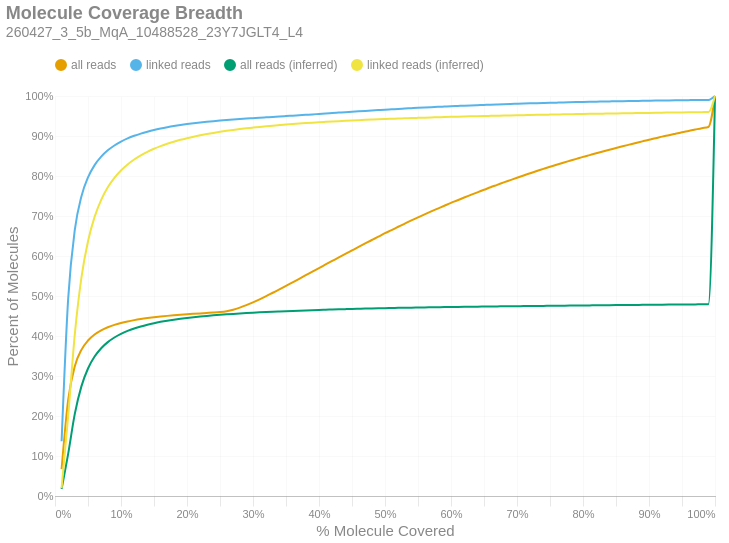

Write notebook code for a chart like this one.
### Markdown cell above
### Molecule Read Coverage
This chart shows molecule coverage breadth as computed by the number of bases aligned to that molecule. In other words, "*how much of each unique long molecule is actually sequenced/aligned?*" Keep in mind there is a distinction between sequences and alignments, since some sequences belonging to a particular molecule may not align well and wouldn't appear in the alignment data. This chart also shows molecule coverage breadth as computed by the *inferred fragment* from which the aligned sequences originate. Unlike read coverage, this calculation takes into account the total insert size, including unsequenced gaps between the forward and reverse reads. Like the previous figures, these are cumulative percents.

### Code cell
if SKIPLR:
    print_html(f"Skipped")
else:
    binned_df = consolidated_hist(valids['coverage_bp'], mask, 0.01, True)
    binned_df_inf = consolidated_hist(valids['coverage_inserts'], mask, 0.01, True)
    binned_df = binned_df.with_columns(pl.lit(binned_df_inf['all reads (cumsum)']).alias('all reads (inferred)'))
    binned_df = binned_df.with_columns(pl.lit(binned_df_inf['linked reads (cumsum)']).alias('linked reads (inferred)'))
    binned_df = binned_df.with_columns(
        (pl.col('bin').cast(pl.Float64) + 0.01).alias('right_edge')
    )

    with SafeRender(binned_df):
        (
            density_plot(binned_df, 'Molecule Coverage Breadth', samplename, 'molcov', ['all reads (inferred)','linked reads (inferred)'])
            .encode(
                #x=alt.X('bin:Q', title="% Molecule Covered").axis(format = '%').scale(padding=0),
                x=alt.X('right_edge:Q', title="% Molecule Covered").axis(format='%').scale(padding=0),
                y=alt.Y('value:Q', title='Percent of Molecules')
                    .axis(format='%')
                    .stack(False)
                    .scale(domainMin=0, padding=0),
                color=alt.Color("key:N").scale(domain = ["all reads", "linked reads", "all reads (inferred)", "linked reads (inferred)"]),
                tooltip = [
                    alt.Tooltip("key:N", title = "Data Type"),
                    alt.Tooltip("range_label:N", title="% Molecule Covered"),
                    alt.Tooltip("value:Q", format = ".2%", title="% Molecules")
                ]
            )
        ).display()

### Figure 1 — Vega-Lite specification as saved in the notebook (floating-point values rounded to 4 significant figures)
{"width": "container", "height": 400, "config": {"title": {"anchor": "start", "dy": -15, "fontSize": 18, "color": "#888888", "subtitleColor": "#888888", "subtitleFontSize": 14}, "arc": {"fill": "#0072B2"}, "axis": {"domainColor": "#888888", "domainWidth": 0.5, "gridWidth": 0.2, "grid": false, "titleFontWeight": 400, "titleFontSize": 15, "labelFontSize": 11, "labelColor": "#888888", "tickColor": "#888888", "tickWidth": 0.2, "titleColor": "#888888"}, "axisBand": {"grid": false}, "axisX": {"grid": true, "tickSize": 10, "domainCap": "round"}, "axisY": {"domain": false, "grid": true, "tickSize": 0, "domainCap": "round"}, "background": "transparent", "header": {"labelFontSize": 15, "labelColor": "#888888", "titleFontSize": 15, "titleFontWeight": 600, "titleColor": "#888888"}, "legend": {"labelFont": "sans-serif", "labelFontSize": 12, "labelColor": "#888888", "symbolSize": 100, "symbolType": "circle", "titleFontSize": 12, "titlePadding": 10, "titleColor": "#888888", "title": null, "orient": "top"}, "range": {"category": ["#E69F00", "#56B4E9", "#009E73", "#F0E442", "#0072B2", "#D55E00", "#CC79A7", "#000000"], "diverging": ["#cfe8f3", "#a2d4ec", "#73bfe2", "#46abdb", "#1696d2", "#12719e"]}, "area": {"fill": "#0072B2", "fillOpacity": 0.7, "line": true, "strokeOpacity": 0.7}, "line": {"color": "#0072B2", "stroke": "#0072B2", "strokeWidth": 2}, "trail": {"color": "#0072B2", "stroke": "#0072B2", "strokeWidth": 0, "size": 1}, "point": {"filled": true, "fillOpacity": 1.0, "size": 95}, "text": {"color": "#888888", "fontSize": 11, "align": "right", "fontWeight": 400, "size": 11}, "bar": {"fill": "#0072B2", "stroke": null}, "view": {"stroke": null, "continuousWidth": 660, "continuousHeight": 400}}, "data": {"name": "data-03aa9781b0d9a5cac8310c9c8894a190"}, "mark": {"type": "line", "interpolate": "monotone", "point": {"opacity": 0, "size": 275}}, "encoding": {"color": {"field": "key", "scale": {"domain": ["all reads", "linked reads", "all reads (inferred)", "linked reads (inferred)"]}, "type": "nominal"}, "tooltip": [{"field": "key", "title": "Data Type", "type": "nominal"}, {"field": "range_label", "title": "% Molecule Covered", "type": "nominal"}, {"field": "value", "format": ".2%", "title": "% Molecules", "type": "quantitative"}], "x": {"axis": {"format": "%"}, "field": "right_edge", "scale": {"padding": 0}, "title": "% Molecule Covered", "type": "quantitative"}, "y": {"axis": {"format": "%"}, "field": "value", "scale": {"domainMin": 0, "padding": 0}, "stack": false, "title": "Percent of Molecules", "type": "quantitative"}}, "params": [{"name": "param_c36ac31b6afebe62", "select": {"type": "point", "fields": ["key"]}, "bind": "legend"}], "title": {"text": "Molecule Coverage Breadth", "subtitle": "260427_3_5b_MqA_10488528_23Y7JGLT4_L4"}, "transform": [{"fold": ["all reads (cumsum)", "linked reads (cumsum)", "all reads (inferred)", "linked reads (inferred)"]}, {"calculate": "replace(datum.key, ' (cumsum)', '')", "as": "key"}, {"filter": {"param": "param_c36ac31b6afebe62"}}], "usermeta": {"embedOptions": {"downloadFileName": "260427_3_5b_MqA_10488528_23Y7JGLT4_L4.molcov"}}, "$schema": "https://vega.github.io/schema/vega-lite/v6.4.1.json", "datasets": {"data-03aa9781b0d9a5cac8310c9c8894a190": [{"bin": "0.0", "interval": "0.0-0.01", "all reads": 0.06709, "linked reads": 0.1369, "all reads (cumsum)": 0.06709, "linked reads (cumsum)": 0.1369, "range_label": "0.0-0.01", "all reads (inferred)": 0.01765, "linked reads (inferred)": 0.01971, "right_edge": 0.01}, {"bin": "0.01", "interval": "0.01-0.02", "all reads": 0.174, "linked reads": 0.3572, "all reads (cumsum)": 0.2411, "linked reads (cumsum)": 0.4941, "range_label": "0.01-0.02", "all reads (inferred)": 0.106, "linked reads (inferred)": 0.2003, "right_edge": 0.02}, {"bin": "0.02", "interval": "0.02-0.03", "all reads": 0.08341, "linked reads": 0.1711, "all reads (cumsum)": 0.3245, "linked reads (cumsum)": 0.6652, "range_label": "0.02-0.03", "all reads (inferred)": 0.2053, "linked reads (inferred)": 0.4042, "right_edge": 0.03}, {"bin": "0.03", "interval": "0.03-0.04", "all reads": 0.04089, "linked reads": 0.0837, "all reads (cumsum)": 0.3654, "linked reads (cumsum)": 0.7489, "range_label": "0.03-0.04", "all reads (inferred)": 0.274, "linked reads (inferred)": 0.5453, "right_edge": 0.04}, {"bin": "0.04", "interval": "0.04-0.05", "all reads": 0.02329, "linked reads": 0.04765, "all reads (cumsum)": 0.3887, "linked reads (cumsum)": 0.7966, "range_label": "0.04-0.05", "all reads (inferred)": 0.3188, "linked reads (inferred)": 0.6367, "right_edge": 0.05}, {"bin": "0.05", "interval": "0.05-0.06", "all reads": 0.01501, "linked reads": 0.03067, "all reads (cumsum)": 0.4037, "linked reads (cumsum)": 0.8272, "range_label": "0.05-0.06", "all reads (inferred)": 0.3486, "linked reads (inferred)": 0.6977, "right_edge": 0.06}, {"bin": "0.06", "interval": "0.06-0.07", "all reads": 0.0104, "linked reads": 0.02121, "all reads (cumsum)": 0.4141, "linked reads (cumsum)": 0.8484, "range_label": "0.06-0.07", "all reads (inferred)": 0.3695, "linked reads (inferred)": 0.7405, "right_edge": 0.07}, {"bin": "0.07", "interval": "0.07-0.08", "all reads": 0.007705, "linked reads": 0.01567, "all reads (cumsum)": 0.4218, "linked reads (cumsum)": 0.8641, "range_label": "0.07-0.08", "all reads (inferred)": 0.3847, "linked reads (inferred)": 0.7717, "right_edge": 0.08}, {"bin": "0.08", "interval": "0.08-0.09", "all reads": 0.005989, "linked reads": 0.01214, "all reads (cumsum)": 0.4278, "linked reads (cumsum)": 0.8763, "range_label": "0.08-0.09", "all reads (inferred)": 0.3963, "linked reads (inferred)": 0.7952, "right_edge": 0.09}, {"bin": "0.09", "interval": "0.09-0.1", "all reads": 0.004779, "linked reads": 0.00971, "all reads (cumsum)": 0.4326, "linked reads (cumsum)": 0.886, "range_label": "0.09-0.1", "all reads (inferred)": 0.4054, "linked reads (inferred)": 0.8137, "right_edge": 0.1}, {"bin": "0.1", "interval": "0.1-0.11", "all reads": 0.003892, "linked reads": 0.007908, "all reads (cumsum)": 0.4365, "linked reads (cumsum)": 0.8939, "range_label": "0.1-0.11", "all reads (inferred)": 0.4128, "linked reads (inferred)": 0.8288, "right_edge": 0.11}, {"bin": "0.11", "interval": "0.11-0.12", "all reads": 0.003248, "linked reads": 0.006594, "all reads (cumsum)": 0.4397, "linked reads (cumsum)": 0.9005, "range_label": "0.11-0.12", "all reads (inferred)": 0.4188, "linked reads (inferred)": 0.8411, "right_edge": 0.12}, {"bin": "0.12", "interval": "0.12-0.13", "all reads": 0.002741, "linked reads": 0.005571, "all reads (cumsum)": 0.4425, "linked reads (cumsum)": 0.906, "range_label": "0.12-0.13", "all reads (inferred)": 0.4239, "linked reads (inferred)": 0.8516, "right_edge": 0.13}, {"bin": "0.13", "interval": "0.13-0.14", "all reads": 0.002356, "linked reads": 0.004773, "all reads (cumsum)": 0.4448, "linked reads (cumsum)": 0.9108, "range_label": "0.13-0.14", "all reads (inferred)": 0.4283, "linked reads (inferred)": 0.8605, "right_edge": 0.14}, {"bin": "0.14", "interval": "0.14-0.15", "all reads": 0.002095, "linked reads": 0.004231, "all reads (cumsum)": 0.4469, "linked reads (cumsum)": 0.915, "range_label": "0.14-0.15", "all reads (inferred)": 0.4321, "linked reads (inferred)": 0.8681, "right_edge": 0.15}, {"bin": "0.15", "interval": "0.15-0.16", "all reads": 0.001799, "linked reads": 0.003632, "all reads (cumsum)": 0.4487, "linked reads (cumsum)": 0.9187, "range_label": "0.15-0.16", "all reads (inferred)": 0.4354, "linked reads (inferred)": 0.8748, "right_edge": 0.16}, {"bin": "0.16", "interval": "0.16-0.17", "all reads": 0.001607, "linked reads": 0.003224, "all reads (cumsum)": 0.4503, "linked reads (cumsum)": 0.9219, "range_label": "0.16-0.17", "all reads (inferred)": 0.4382, "linked reads (inferred)": 0.8806, "right_edge": 0.17}, {"bin": "0.17", "interval": "0.17-0.18", "all reads": 0.001479, "linked reads": 0.002939, "all reads (cumsum)": 0.4518, "linked reads (cumsum)": 0.9248, "range_label": "0.17-0.18", "all reads (inferred)": 0.4408, "linked reads (inferred)": 0.8858, "right_edge": 0.18}, {"bin": "0.18", "interval": "0.18-0.19", "all reads": 0.00133, "linked reads": 0.002607, "all reads (cumsum)": 0.4531, "linked reads (cumsum)": 0.9274, "range_label": "0.18-0.19", "all reads (inferred)": 0.4431, "linked reads (inferred)": 0.8904, "right_edge": 0.19}, {"bin": "0.19", "interval": "0.19-0.2", "all reads": 0.001194, "linked reads": 0.002293, "all reads (cumsum)": 0.4543, "linked reads (cumsum)": 0.9297, "range_label": "0.19-0.2", "all reads (inferred)": 0.4451, "linked reads (inferred)": 0.8946, "right_edge": 0.2}, {"bin": "0.2", "interval": "0.2-0.21", "all reads": 0.001111, "linked reads": 0.002078, "all reads (cumsum)": 0.4554, "linked reads (cumsum)": 0.9318, "range_label": "0.2-0.21", "all reads (inferred)": 0.447, "linked reads (inferred)": 0.8984, "right_edge": 0.21}, {"bin": "0.21", "interval": "0.21-0.22", "all reads": 0.001079, "linked reads": 0.001936, "all reads (cumsum)": 0.4565, "linked reads (cumsum)": 0.9338, "range_label": "0.21-0.22", "all reads (inferred)": 0.4487, "linked reads (inferred)": 0.9018, "right_edge": 0.22}, {"bin": "0.22", "interval": "0.22-0.23", "all reads": 0.001042, "linked reads": 0.001746, "all reads (cumsum)": 0.4576, "linked reads (cumsum)": 0.9355, "range_label": "0.22-0.23", "all reads (inferred)": 0.4502, "linked reads (inferred)": 0.9049, "right_edge": 0.23}, {"bin": "0.23", "interval": "0.23-0.24", "all reads": 0.001093, "linked reads": 0.00159, "all reads (cumsum)": 0.4587, "linked reads (cumsum)": 0.9371, "range_label": "0.23-0.24", "all reads (inferred)": 0.4516, "linked reads (inferred)": 0.9078, "right_edge": 0.24}, {"bin": "0.24", "interval": "0.24-0.25", "all reads": 0.001387, "linked reads": 0.001492, "all reads (cumsum)": 0.46, "linked reads (cumsum)": 0.9386, "range_label": "0.24-0.25", "all reads (inferred)": 0.4529, "linked reads (inferred)": 0.9104, "right_edge": 0.25}, {"bin": "0.25", "interval": "0.25-0.26", "all reads": 0.002109, "linked reads": 0.001361, "all reads (cumsum)": 0.4621, "linked reads (cumsum)": 0.9399, "range_label": "0.25-0.26", "all reads (inferred)": 0.4542, "linked reads (inferred)": 0.9129, "right_edge": 0.26}, {"bin": "0.26", "interval": "0.26-0.27", "all reads": 0.00363, "linked reads": 0.001275, "all reads (cumsum)": 0.4658, "linked reads (cumsum)": 0.9412, "range_label": "0.26-0.27", "all reads (inferred)": 0.4553, "linked reads (inferred)": 0.9151, "right_edge": 0.27}, {"bin": "0.27", "interval": "0.27-0.28", "all reads": 0.005185, "linked reads": 0.001198, "all reads (cumsum)": 0.471, "linked reads (cumsum)": 0.9424, "range_label": "0.27-0.28", "all reads (inferred)": 0.4563, "linked reads (inferred)": 0.9173, "right_edge": 0.28}, {"bin": "0.28", "interval": "0.28-0.29", "all reads": 0.006176, "linked reads": 0.001147, "all reads (cumsum)": 0.4771, "linked reads (cumsum)": 0.9436, "range_label": "0.28-0.29", "all reads (inferred)": 0.4573, "linked reads (inferred)": 0.9192, "right_edge": 0.29}, {"bin": "0.29", "interval": "0.29-0.3", "all reads": 0.006984, "linked reads": 0.001075, "all reads (cumsum)": 0.4841, "linked reads (cumsum)": 0.9446, "range_label": "0.29-0.3", "all reads (inferred)": 0.4582, "linked reads (inferred)": 0.921, "right_edge": 0.3}, {"bin": "0.3", "interval": "0.3-0.31", "all reads": 0.007515, "linked reads": 0.001082, "all reads (cumsum)": 0.4916, "linked reads (cumsum)": 0.9457, "range_label": "0.3-0.31", "all reads (inferred)": 0.4591, "linked reads (inferred)": 0.9228, "right_edge": 0.31}, {"bin": "0.31", "interval": "0.31-0.32", "all reads": 0.008053, "linked reads": 0.001017, "all reads (cumsum)": 0.4997, "linked reads (cumsum)": 0.9467, "range_label": "0.31-0.32", "all reads (inferred)": 0.4599, "linked reads (inferred)": 0.9244, "right_edge": 0.32}, {"bin": "0.32", "interval": "0.32-0.33", "all reads": 0.008461, "linked reads": 0.001019, "all reads (cumsum)": 0.5082, "linked reads (cumsum)": 0.9478, "range_label": "0.32-0.33", "all reads (inferred)": 0.4606, "linked reads (inferred)": 0.9259, "right_edge": 0.33}, {"bin": "0.33", "interval": "0.33-0.34", "all reads": 0.008437, "linked reads": 0.000995, "all reads (cumsum)": 0.5166, "linked reads (cumsum)": 0.9488, "range_label": "0.33-0.34", "all reads (inferred)": 0.4613, "linked reads (inferred)": 0.9273, "right_edge": 0.34}, {"bin": "0.34", "interval": "0.34-0.35", "all reads": 0.008688, "linked reads": 0.001049, "all reads (cumsum)": 0.5253, "linked reads (cumsum)": 0.9498, "range_label": "0.34-0.35", "all reads (inferred)": 0.462, "linked reads (inferred)": 0.9286, "right_edge": 0.35}, {"bin": "0.35", "interval": "0.35-0.36", "all reads": 0.008842, "linked reads": 0.001063, "all reads (cumsum)": 0.5341, "linked reads (cumsum)": 0.9509, "range_label": "0.35-0.36", "all reads (inferred)": 0.4627, "linked reads (inferred)": 0.9299, "right_edge": 0.36}, {"bin": "0.36", "interval": "0.36-0.37", "all reads": 0.00882, "linked reads": 0.001054, "all reads (cumsum)": 0.5429, "linked reads (cumsum)": 0.9519, "range_label": "0.36-0.37", "all reads (inferred)": 0.4634, "linked reads (inferred)": 0.9311, "right_edge": 0.37}, {"bin": "0.37", "interval": "0.37-0.38", "all reads": 0.009013, "linked reads": 0.001059, "all reads (cumsum)": 0.552, "linked reads (cumsum)": 0.953, "range_label": "0.37-0.38", "all reads (inferred)": 0.464, "linked reads (inferred)": 0.9322, "right_edge": 0.38}, {"bin": "0.38", "interval": "0.38-0.39", "all reads": 0.008954, "linked reads": 0.001046, "all reads (cumsum)": 0.5609, "linked reads (cumsum)": 0.954, "range_label": "0.38-0.39", "all reads (inferred)": 0.4646, "linked reads (inferred)": 0.9333, "right_edge": 0.39}, {"bin": "0.39", "interval": "0.39-0.4", "all reads": 0.009074, "linked reads": 0.001117, "all reads (cumsum)": 0.57, "linked reads (cumsum)": 0.9551, "range_label": "0.39-0.4", "all reads (inferred)": 0.4652, "linked reads (inferred)": 0.9344, "right_edge": 0.4}, {"bin": "0.4", "interval": "0.4-0.41", "all reads": 0.008801, "linked reads": 0.001097, "all reads (cumsum)": 0.5788, "linked reads (cumsum)": 0.9562, "range_label": "0.4-0.41", "all reads (inferred)": 0.4657, "linked reads (inferred)": 0.9353, "right_edge": 0.41}, {"bin": "0.41", "interval": "0.41-0.42", "all reads": 0.008832, "linked reads": 0.001124, "all reads (cumsum)": 0.5876, "linked reads (cumsum)": 0.9574, "range_label": "0.41-0.42", "all reads (inferred)": 0.4662, "linked reads (inferred)": 0.9363, "right_edge": 0.42}, {"bin": "0.42", "interval": "0.42-0.43", "all reads": 0.008879, "linked reads": 0.001116, "all reads (cumsum)": 0.5965, "linked reads (cumsum)": 0.9585, "range_label": "0.42-0.43", "all reads (inferred)": 0.4667, "linked reads (inferred)": 0.9372, "right_edge": 0.43}, {"bin": "0.43", "interval": "0.43-0.44", "all reads": 0.008699, "linked reads": 0.001118, "all reads (cumsum)": 0.6052, "linked reads (cumsum)": 0.9596, "range_label": "0.43-0.44", "all reads (inferred)": 0.4672, "linked reads (inferred)": 0.938, "right_edge": 0.44}, {"bin": "0.44", "interval": "0.44-0.45", "all reads": 0.008769, "linked reads": 0.001094, "all reads (cumsum)": 0.614, "linked reads (cumsum)": 0.9607, "range_label": "0.44-0.45", "all reads (inferred)": 0.4677, "linked reads (inferred)": 0.9388, "right_edge": 0.45}, {"bin": "0.45", "interval": "0.45-0.46", "all reads": 0.008767, "linked reads": 0.001063, "all reads (cumsum)": 0.6227, "linked reads (cumsum)": 0.9618, "range_label": "0.45-0.46", "all reads (inferred)": 0.4681, "linked reads (inferred)": 0.9396, "right_edge": 0.46}, {"bin": "0.46", "interval": "0.46-0.47", "all reads": 0.008618, "linked reads": 0.001042, "all reads (cumsum)": 0.6313, "linked reads (cumsum)": 0.9628, "range_label": "0.46-0.47", "all reads (inferred)": 0.4685, "linked reads (inferred)": 0.9404, "right_edge": 0.47}, {"bin": "0.47", "interval": "0.47-0.48", "all reads": 0.008672, "linked reads": 0.00102, "all reads (cumsum)": 0.64, "linked reads (cumsum)": 0.9638, "range_label": "0.47-0.48", "all reads (inferred)": 0.4689, "linked reads (inferred)": 0.9411, "right_edge": 0.48}, {"bin": "0.48", "interval": "0.48-0.49", "all reads": 0.008197, "linked reads": 0.001009, "all reads (cumsum)": 0.6482, "linked reads (cumsum)": 0.9648, "range_label": "0.48-0.49", "all reads (inferred)": 0.4693, "linked reads (inferred)": 0.9418, "right_edge": 0.49}, {"bin": "0.49", "interval": "0.49-0.5", "all reads": 0.008958, "linked reads": 0.001005, "all reads (cumsum)": 0.6572, "linked reads (cumsum)": 0.9658, "range_label": "0.49-0.5", "all reads (inferred)": 0.4697, "linked reads (inferred)": 0.9425, "right_edge": 0.5}, {"bin": "0.5", "interval": "0.5-0.51", "all reads": 0.007545, "linked reads": 0.0009318, "all reads (cumsum)": 0.6647, "linked reads (cumsum)": 0.9668, "range_label": "0.5-0.51", "all reads (inferred)": 0.47, "linked reads (inferred)": 0.9431, "right_edge": 0.51}, {"bin": "0.51", "interval": "0.51-0.52", "all reads": 0.008361, "linked reads": 0.0009545, "all reads (cumsum)": 0.6731, "linked reads (cumsum)": 0.9677, "range_label": "0.51-0.52", "all reads (inferred)": 0.4703, "linked reads (inferred)": 0.9437, "right_edge": 0.52}, {"bin": "0.52", "interval": "0.52-0.53", "all reads": 0.007897, "linked reads": 0.0008825, "all reads (cumsum)": 0.681, "linked reads (cumsum)": 0.9686, "range_label": "0.52-0.53", "all reads (inferred)": 0.4706, "linked reads (inferred)": 0.9442, "right_edge": 0.53}, {"bin": "0.53", "interval": "0.53-0.54", "all reads": 0.007854, "linked reads": 0.0009052, "all reads (cumsum)": 0.6888, "linked reads (cumsum)": 0.9695, "range_label": "0.53-0.54", "all reads (inferred)": 0.4709, "linked reads (inferred)": 0.9448, "right_edge": 0.54}, {"bin": "0.54", "interval": "0.54-0.55", "all reads": 0.007529, "linked reads": 0.0009014, "all reads (cumsum)": 0.6964, "linked reads (cumsum)": 0.9704, "range_label": "0.54-0.55", "all reads (inferred)": 0.4712, "linked reads (inferred)": 0.9454, "right_edge": 0.55}, {"bin": "0.55", "interval": "0.55-0.56", "all reads": 0.007613, "linked reads": 0.0008568, "all reads (cumsum)": 0.704, "linked reads (cumsum)": 0.9713, "range_label": "0.55-0.56", "all reads (inferred)": 0.4715, "linked reads (inferred)": 0.9459, "right_edge": 0.56}, {"bin": "0.56", "interval": "0.56-0.57", "all reads": 0.007409, "linked reads": 0.0008146, "all reads (cumsum)": 0.7114, "linked reads (cumsum)": 0.9721, "range_label": "0.56-0.57", "all reads (inferred)": 0.4717, "linked reads (inferred)": 0.9464, "right_edge": 0.57}, {"bin": "0.57", "interval": "0.57-0.58", "all reads": 0.007119, "linked reads": 0.0007728, "all reads (cumsum)": 0.7185, "linked reads (cumsum)": 0.9728, "range_label": "0.57-0.58", "all reads (inferred)": 0.472, "linked reads (inferred)": 0.9469, "right_edge": 0.58}, {"bin": "0.58", "interval": "0.58-0.59", "all reads": 0.007092, "linked reads": 0.0007509, "all reads (cumsum)": 0.7256, "linked reads (cumsum)": 0.9736, "range_label": "0.58-0.59", "all reads (inferred)": 0.4723, "linked reads (inferred)": 0.9474, "right_edge": 0.59}, {"bin": "0.59", "interval": "0.59-0.6", "all reads": 0.007116, "linked reads": 0.0007585, "all reads (cumsum)": 0.7327, "linked reads (cumsum)": 0.9744, "range_label": "0.59-0.6", "all reads (inferred)": 0.4725, "linked reads (inferred)": 0.9479, "right_edge": 0.6}, {"bin": "0.6", "interval": "0.6-0.61", "all reads": 0.006635, "linked reads": 0.0006934, "all reads (cumsum)": 0.7393, "linked reads (cumsum)": 0.9751, "range_label": "0.6-0.61", "all reads (inferred)": 0.4727, "linked reads (inferred)": 0.9483, "right_edge": 0.61}, {"bin": "0.61", "interval": "0.61-0.62", "all reads": 0.006868, "linked reads": 0.0007019, "all reads (cumsum)": 0.7462, "linked reads (cumsum)": 0.9758, "range_label": "0.61-0.62", "all reads (inferred)": 0.473, "linked reads (inferred)": 0.9488, "right_edge": 0.62}, {"bin": "0.62", "interval": "0.62-0.63", "all reads": 0.006537, "linked reads": 0.0006594, "all reads (cumsum)": 0.7527, "linked reads (cumsum)": 0.9764, "range_label": "0.62-0.63", "all reads (inferred)": 0.4732, "linked reads (inferred)": 0.9492, "right_edge": 0.63}, {"bin": "0.63", "interval": "0.63-0.64", "all reads": 0.006481, "linked reads": 0.0006353, "all reads (cumsum)": 0.7592, "linked reads (cumsum)": 0.977, "range_label": "0.63-0.64", "all reads (inferred)": 0.4734, "linked reads (inferred)": 0.9496, "right_edge": 0.64}, {"bin": "0.64", "interval": "0.64-0.65", "all reads": 0.006287, "linked reads": 0.0006337, "all reads (cumsum)": 0.7655, "linked reads (cumsum)": 0.9777, "range_label": "0.64-0.65", "all reads (inferred)": 0.4736, "linked reads (inferred)": 0.95, "right_edge": 0.65}, {"bin": "0.65", "interval": "0.65-0.66", "all reads": 0.006469, "linked reads": 0.0006405, "all reads (cumsum)": 0.772, "linked reads (cumsum)": 0.9783, "range_label": "0.65-0.66", "all reads (inferred)": 0.4738, "linked reads (inferred)": 0.9504, "right_edge": 0.66}, {"bin": "0.66", "interval": "0.66-0.67", "all reads": 0.005968, "linked reads": 0.0005869, "all reads (cumsum)": 0.778, "linked reads (cumsum)": 0.9789, "range_label": "0.66-0.67", "all reads (inferred)": 0.474, "linked reads (inferred)": 0.9508, "right_edge": 0.67}, {"bin": "0.67", "interval": "0.67-0.68", "all reads": 0.006064, "linked reads": 0.0005696, "all reads (cumsum)": 0.784, "linked reads (cumsum)": 0.9795, "range_label": "0.67-0.68", "all reads (inferred)": 0.4742, "linked reads (inferred)": 0.9511, "right_edge": 0.68}, {"bin": "0.68", "interval": "0.68-0.69", "all reads": 0.005812, "linked reads": 0.0005543, "all reads (cumsum)": 0.7898, "linked reads (cumsum)": 0.98, "range_label": "0.68-0.69", "all reads (inferred)": 0.4744, "linked reads (inferred)": 0.9515, "right_edge": 0.69}, {"bin": "0.69", "interval": "0.69-0.7", "all reads": 0.005874, "linked reads": 0.0005362, "all reads (cumsum)": 0.7957, "linked reads (cumsum)": 0.9806, "range_label": "0.69-0.7", "all reads (inferred)": 0.4746, "linked reads (inferred)": 0.9518, "right_edge": 0.7}, {"bin": "0.7", "interval": "0.7-0.71", "all reads": 0.005682, "linked reads": 0.0005324, "all reads (cumsum)": 0.8014, "linked reads (cumsum)": 0.9811, "range_label": "0.7-0.71", "all reads (inferred)": 0.4748, "linked reads (inferred)": 0.9522, "right_edge": 0.71}, {"bin": "0.71", "interval": "0.71-0.72", "all reads": 0.005558, "linked reads": 0.0005059, "all reads (cumsum)": 0.8069, "linked reads (cumsum)": 0.9816, "range_label": "0.71-0.72", "all reads (inferred)": 0.475, "linked reads (inferred)": 0.9525, "right_edge": 0.72}, {"bin": "0.72", "interval": "0.72-0.73", "all reads": 0.005577, "linked reads": 0.000484, "all reads (cumsum)": 0.8125, "linked reads (cumsum)": 0.9821, "range_label": "0.72-0.73", "all reads (inferred)": 0.4751, "linked reads (inferred)": 0.9528, "right_edge": 0.73}, {"bin": "0.73", "interval": "0.73-0.74", "all reads": 0.00526, "linked reads": 0.0004645, "all reads (cumsum)": 0.8178, "linked reads (cumsum)": 0.9826, "range_label": "0.73-0.74", "all reads (inferred)": 0.4753, "linked reads (inferred)": 0.9532, "right_edge": 0.74}, {"bin": "0.74", "interval": "0.74-0.75", "all reads": 0.005388, "linked reads": 0.0004582, "all reads (cumsum)": 0.8232, "linked reads (cumsum)": 0.983, "range_label": "0.74-0.75", "all reads (inferred)": 0.4755, "linked reads (inferred)": 0.9535, "right_edge": 0.75}, {"bin": "0.75", "interval": "0.75-0.76", "all reads": 0.004991, "linked reads": 0.0004224, "all reads (cumsum)": 0.8282, "linked reads (cumsum)": 0.9834, "range_label": "0.75-0.76", "all reads (inferred)": 0.4757, "linked reads (inferred)": 0.9538, "right_edge": 0.76}, {"bin": "0.76", "interval": "0.76-0.77", "all reads": 0.005014, "linked reads": 0.0004133, "all reads (cumsum)": 0.8332, "linked reads (cumsum)": 0.9838, "range_label": "0.76-0.77", "all reads (inferred)": 0.4758, "linked reads (inferred)": 0.9541, "right_edge": 0.77}, {"bin": "0.77", "interval": "0.77-0.78", "all reads": 0.004837, "linked reads": 0.0004265, "all reads (cumsum)": 0.838, "linked reads (cumsum)": 0.9843, "range_label": "0.77-0.78", "all reads (inferred)": 0.476, "linked reads (inferred)": 0.9544, "right_edge": 0.78}, {"bin": "0.78", "interval": "0.78-0.79", "all reads": 0.004782, "linked reads": 0.0004229, "all reads (cumsum)": 0.8428, "linked reads (cumsum)": 0.9847, "range_label": "0.78-0.79", "all reads (inferred)": 0.4762, "linked reads (inferred)": 0.9547, "right_edge": 0.79}, {"bin": "0.79", "interval": "0.79-0.8", "all reads": 0.004987, "linked reads": 0.0004196, "all reads (cumsum)": 0.8478, "linked reads (cumsum)": 0.9851, "range_label": "0.79-0.8", "all reads (inferred)": 0.4764, "linked reads (inferred)": 0.9551, "right_edge": 0.8}, {"bin": "0.8", "interval": "0.8-0.81", "all reads": 0.004488, "linked reads": 0.0003671, "all reads (cumsum)": 0.8523, "linked reads (cumsum)": 0.9855, "range_label": "0.8-0.81", "all reads (inferred)": 0.4766, "linked reads (inferred)": 0.9554, "right_edge": 0.81}, {"bin": "0.81", "interval": "0.81-0.82", "all reads": 0.004495, "linked reads": 0.0003613, "all reads (cumsum)": 0.8568, "linked reads (cumsum)": 0.9858, "range_label": "0.81-0.82", "all reads (inferred)": 0.4767, "linked reads (inferred)": 0.9557, "right_edge": 0.82}, {"bin": "0.82", "interval": "0.82-0.83", "all reads": 0.004582, "linked reads": 0.0003372, "all reads (cumsum)": 0.8613, "linked reads (cumsum)": 0.9862, "range_label": "0.82-0.83", "all reads (inferred)": 0.4769, "linked reads (inferred)": 0.9559, "right_edge": 0.83}, {"bin": "0.83", "interval": "0.83-0.84", "all reads": 0.004426, "linked reads": 0.0003323, "all reads (cumsum)": 0.8658, "linked reads (cumsum)": 0.9865, "range_label": "0.83-0.84", "all reads (inferred)": 0.477, "linked reads (inferred)": 0.9562, "right_edge": 0.84}, {"bin": "0.84", "interval": "0.84-0.85", "all reads": 0.00422, "linked reads": 0.0002959, "all reads (cumsum)": 0.87, "linked reads (cumsum)": 0.9868, "range_label": "0.84-0.85", "all reads (inferred)": 0.4772, "linked reads (inferred)": 0.9565, "right_edge": 0.85}, {"bin": "0.85", "interval": "0.85-0.86", "all reads": 0.004266, "linked reads": 0.0003066, "all reads (cumsum)": 0.8743, "linked reads (cumsum)": 0.9871, "range_label": "0.85-0.86", "all reads (inferred)": 0.4774, "linked reads (inferred)": 0.9568, "right_edge": 0.86}, {"bin": "0.86", "interval": "0.86-0.87", "all reads": 0.004146, "linked reads": 0.0002904, "all reads (cumsum)": 0.8784, "linked reads (cumsum)": 0.9874, "range_label": "0.86-0.87", "all reads (inferred)": 0.4776, "linked reads (inferred)": 0.957, "right_edge": 0.87}, {"bin": "0.87", "interval": "0.87-0.88", "all reads": 0.004128, "linked reads": 0.0002669, "all reads (cumsum)": 0.8825, "linked reads (cumsum)": 0.9877, "range_label": "0.87-0.88", "all reads (inferred)": 0.4777, "linked reads (inferred)": 0.9573, "right_edge": 0.88}, {"bin": "0.88", "interval": "0.88-0.89", "all reads": 0.004013, "linked reads": 0.0002683, "all reads (cumsum)": 0.8865, "linked reads (cumsum)": 0.9879, "range_label": "0.88-0.89", "all reads (inferred)": 0.4779, "linked reads (inferred)": 0.9575, "right_edge": 0.89}, {"bin": "0.89", "interval": "0.89-0.9", "all reads": 0.004031, "linked reads": 0.0002529, "all reads (cumsum)": 0.8906, "linked reads (cumsum)": 0.9882, "range_label": "0.89-0.9", "all reads (inferred)": 0.478, "linked reads (inferred)": 0.9578, "right_edge": 0.9}, {"bin": "0.9", "interval": "0.9-0.91", "all reads": 0.003703, "linked reads": 0.0002628, "all reads (cumsum)": 0.8943, "linked reads (cumsum)": 0.9885, "range_label": "0.9-0.91", "all reads (inferred)": 0.4782, "linked reads (inferred)": 0.9581, "right_edge": 0.91}, {"bin": "0.91", "interval": "0.91-0.92", "all reads": 0.004199, "linked reads": 0.0002743, "all reads (cumsum)": 0.8985, "linked reads (cumsum)": 0.9887, "range_label": "0.91-0.92", "all reads (inferred)": 0.4783, "linked reads (inferred)": 0.9583, "right_edge": 0.92}, {"bin": "0.92", "interval": "0.92-0.93", "all reads": 0.003414, "linked reads": 0.0002472, "all reads (cumsum)": 0.9019, "linked reads (cumsum)": 0.989, "range_label": "0.92-0.93", "all reads (inferred)": 0.4785, "linked reads (inferred)": 0.9586, "right_edge": 0.93}, {"bin": "0.93", "interval": "0.93-0.94", "all reads": 0.003739, "linked reads": 0.000231, "all reads (cumsum)": 0.9056, "linked reads (cumsum)": 0.9892, "range_label": "0.93-0.94", "all reads (inferred)": 0.4787, "linked reads (inferred)": 0.9588, "right_edge": 0.94}, {"bin": "0.94", "interval": "0.94-0.95", "all reads": 0.003831, "linked reads": 0.0002143, "all reads (cumsum)": 0.9095, "linked reads (cumsum)": 0.9894, "range_label": "0.94-0.95", "all reads (inferred)": 0.4788, "linked reads (inferred)": 0.959, "right_edge": 0.95}, {"bin": "0.95", "interval": "0.95-0.96", "all reads": 0.00317, "linked reads": 0.0002097, "all reads (cumsum)": 0.9126, "linked reads (cumsum)": 0.9896, "range_label": "0.95-0.96", "all reads (inferred)": 0.4789, "linked reads (inferred)": 0.9592, "right_edge": 0.96}, {"bin": "0.96", "interval": "0.96-0.97", "all reads": 0.003498, "linked reads": 0.0002067, "all reads (cumsum)": 0.9161, "linked reads (cumsum)": 0.9898, "range_label": "0.96-0.97", "all reads (inferred)": 0.4791, "linked reads (inferred)": 0.9594, "right_edge": 0.97}, {"bin": "0.97", "interval": "0.97-0.98", "all reads": 0.003468, "linked reads": 0.0001771, "all reads (cumsum)": 0.9196, "linked reads (cumsum)": 0.99, "range_label": "0.97-0.98", "all reads (inferred)": 0.4792, "linked reads (inferred)": 0.9597, "right_edge": 0.98}, {"bin": "0.98", "interval": "0.98-0.99", "all reads": 0.002928, "linked reads": 0.000185, "all reads (cumsum)": 0.9225, "linked reads (cumsum)": 0.9902, "range_label": "0.98-0.99", "all reads (inferred)": 0.4794, "linked reads (inferred)": 0.9599, "right_edge": 0.99}, {"bin": "0.99", "interval": "0.99-1.0", "all reads": 0.07748, "linked reads": 0.009795, "all reads (cumsum)": 1.0, "linked reads (cumsum)": 1.0, "range_label": "0.99-1.0", "all reads (inferred)": 1.0, "linked reads (inferred)": 1.0, "right_edge": 1.0}]}}
